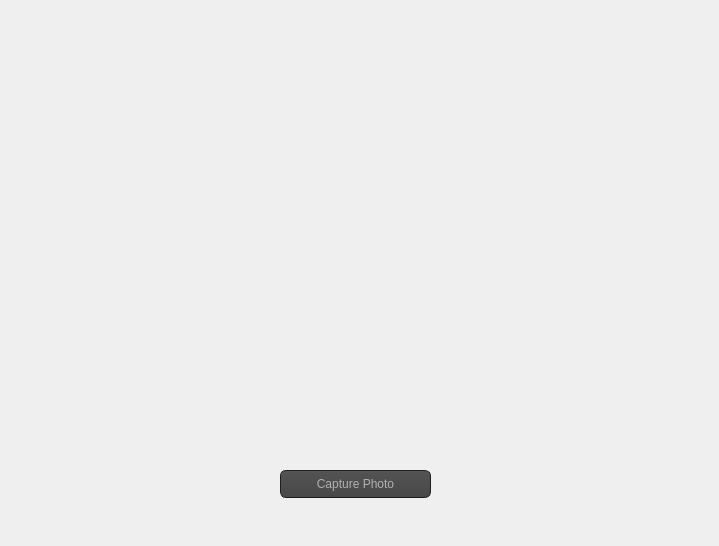
<?xml version="1.0" encoding="UTF-8"?>
<ui version="4.0">
 <class>camera</class>
 <widget class="QDialog" name="camera">
  <property name="geometry">
   <rect>
    <x>0</x>
    <y>0</y>
    <width>719</width>
    <height>546</height>
   </rect>
  </property>
  <property name="windowTitle">
   <string>Dialog</string>
  </property>
  <widget class="QPushButton" name="takeImageButton">
   <property name="enabled">
    <bool>false</bool>
   </property>
   <property name="geometry">
    <rect>
     <x>280</x>
     <y>470</y>
     <width>151</width>
     <height>28</height>
    </rect>
   </property>
   <property name="styleSheet">
    <string notr="true">*
{
    color: #b1b1b1;
    background-color: QLinearGradient( x1: 0, y1: 0, x2: 0, y2: 1, stop: 0 #565656, stop: 0.1 #525252, stop: 0.5 #4e4e4e, stop: 0.9 #4a4a4a, stop: 1 #464646);
    border-width: 1px;
    border-color: #1e1e1e;
    border-style: solid;
    border-radius: 6;
    padding: 3px;
    font-size: 12px;
    padding-left: 5px;
    padding-right: 5px;
}

*:pressed
{
    background-color: QLinearGradient( x1: 0, y1: 0, x2: 0, y2: 1, stop: 0 #2d2d2d, stop: 0.1 #2b2b2b, stop: 0.5 #292929, stop: 0.9 #282828, stop: 1 #252525);
}
QComboBox:hover,QPushButton:hover
{
    border: 2px solid QLinearGradient( x1: 0, y1: 0, x2: 0, y2: 1, stop: 0 #ffa02f, stop: 1 #d7801a);
}
</string>
   </property>
   <property name="text">
    <string>Capture Photo</string>
   </property>
  </widget>
  <widget class="QStackedWidget" name="stackedWidget">
   <property name="geometry">
    <rect>
     <x>50</x>
     <y>50</y>
     <width>621</width>
     <height>421</height>
    </rect>
   </property>
   <property name="sizePolicy">
    <sizepolicy hsizetype="Preferred" vsizetype="Preferred">
     <horstretch>1</horstretch>
     <verstretch>0</verstretch>
    </sizepolicy>
   </property>
   <property name="palette">
    <palette>
     <active>
      <colorrole role="Base">
       <brush brushstyle="SolidPattern">
        <color alpha="255">
         <red>255</red>
         <green>255</green>
         <blue>255</blue>
        </color>
       </brush>
      </colorrole>
      <colorrole role="Window">
       <brush brushstyle="SolidPattern">
        <color alpha="255">
         <red>145</red>
         <green>145</green>
         <blue>145</blue>
        </color>
       </brush>
      </colorrole>
     </active>
     <inactive>
      <colorrole role="Base">
       <brush brushstyle="SolidPattern">
        <color alpha="255">
         <red>255</red>
         <green>255</green>
         <blue>255</blue>
        </color>
       </brush>
      </colorrole>
      <colorrole role="Window">
       <brush brushstyle="SolidPattern">
        <color alpha="255">
         <red>145</red>
         <green>145</green>
         <blue>145</blue>
        </color>
       </brush>
      </colorrole>
     </inactive>
     <disabled>
      <colorrole role="Base">
       <brush brushstyle="SolidPattern">
        <color alpha="255">
         <red>145</red>
         <green>145</green>
         <blue>145</blue>
        </color>
       </brush>
      </colorrole>
      <colorrole role="Window">
       <brush brushstyle="SolidPattern">
        <color alpha="255">
         <red>145</red>
         <green>145</green>
         <blue>145</blue>
        </color>
       </brush>
      </colorrole>
     </disabled>
    </palette>
   </property>
   <property name="currentIndex">
    <number>0</number>
   </property>
   <widget class="QWidget" name="viewfinderPage">
    <layout class="QGridLayout" name="gridLayout_5">
     <item row="0" column="0">
      <widget class="QCameraViewfinder" name="viewfinder" native="true"/>
     </item>
    </layout>
   </widget>
   <widget class="QWidget" name="previewPage">
    <layout class="QGridLayout" name="gridLayout_4">
     <item row="0" column="0">
      <widget class="QLabel" name="lastImagePreviewLabel">
       <property name="sizePolicy">
        <sizepolicy hsizetype="Preferred" vsizetype="MinimumExpanding">
         <horstretch>0</horstretch>
         <verstretch>0</verstretch>
        </sizepolicy>
       </property>
       <property name="frameShape">
        <enum>QFrame::Box</enum>
       </property>
       <property name="text">
        <string/>
       </property>
      </widget>
     </item>
    </layout>
   </widget>
  </widget>
 </widget>
 <customwidgets>
  <customwidget>
   <class>QCameraViewfinder</class>
   <extends>QWidget</extends>
   <header>qcameraviewfinder.h</header>
   <container>1</container>
  </customwidget>
 </customwidgets>
 <resources/>
 <connections/>
</ui>
